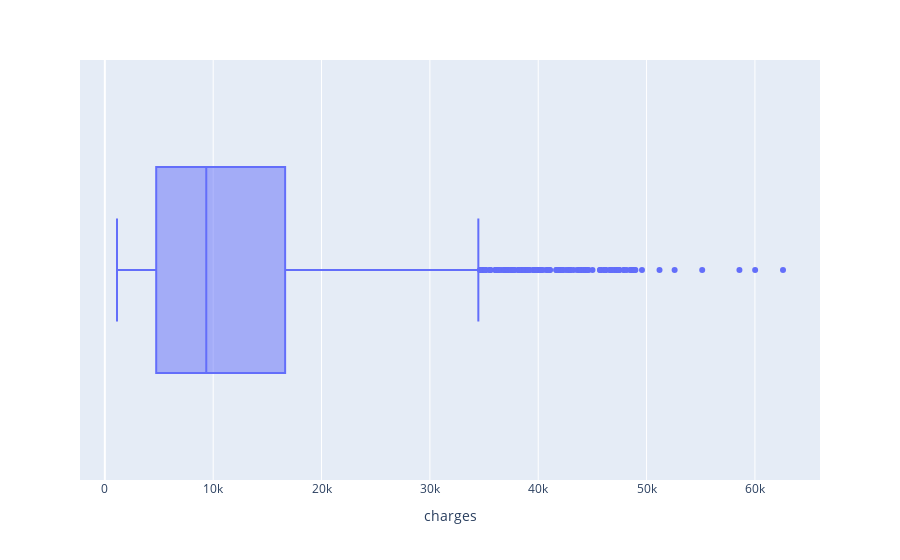

The notebook cell this image was saved under:
### Markdown cell above
### --- Outliers in column (charges) Use log1p

### Code cell
px.box(data_frame=df , x = 'charges')

### Figure 1 — Plotly figure (JSON) as saved in the notebook; plotly's stock layout.template omitted (floating-point values rounded to 4 significant figures; data arrays with more than 128 entries replaced by an {"elided": "..."} marker saying what was removed)
{"data": [{"alignmentgroup": "True", "hovertemplate": "charges=%{x}<extra></extra>", "legendgroup": "", "marker": {"color": "#636efa"}, "name": "", "notched": false, "offsetgroup": "", "orientation": "h", "showlegend": false, "type": "box", "x": {"elided": "1327 float values"}, "x0": " ", "xaxis": "x", "y0": " ", "yaxis": "y"}], "layout": {"autosize": true, "boxmode": "group", "legend": {"tracegroupgap": 0}, "margin": {"t": 60}, "xaxis": {"anchor": "y", "autorange": true, "domain": [0, 1], "range": [-2293.0, 66010.0], "title": {"text": "charges"}, "type": "linear"}, "yaxis": {"anchor": "x", "autorange": true, "domain": [0, 1], "range": [-0.5, 0.5], "type": "category"}}}
